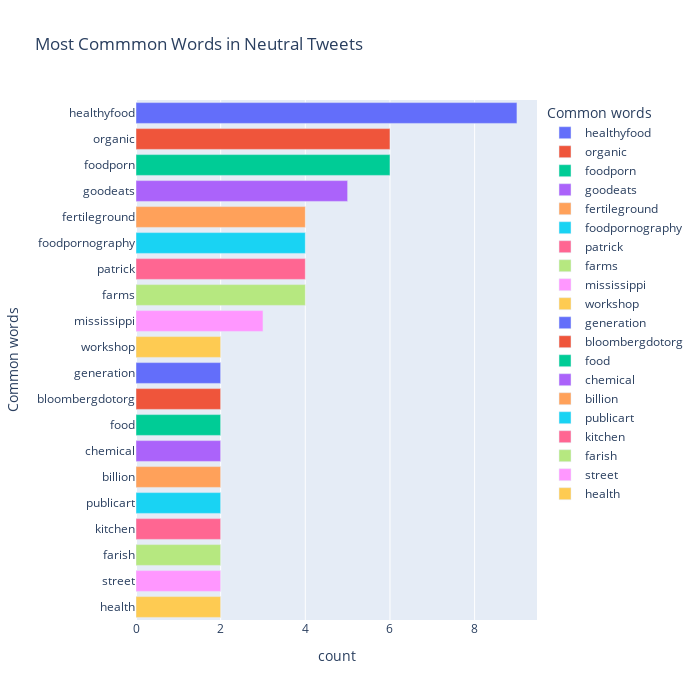

Source (notebook cell):
### Code cell
fig = px.bar(temp_neutral, x="count", y="Common words", title='Most Commmon Words in Neutral Tweets', orientation='h', 
             width=700, height=700,color='Common words')
fig.show()

### Figure 1 — Plotly figure (JSON) as saved in the notebook; plotly's stock layout.template omitted (floating-point values rounded to 4 significant figures)
{"data": [{"alignmentgroup": "True", "hovertemplate": "Common words=%{y}<br>count=%{x}<extra></extra>", "legendgroup": "healthyfood", "marker": {"color": "#636efa"}, "name": "healthyfood", "offsetgroup": "healthyfood", "orientation": "h", "showlegend": true, "textposition": "auto", "type": "bar", "x": [9], "xaxis": "x", "y": ["healthyfood"], "yaxis": "y"}, {"alignmentgroup": "True", "hovertemplate": "Common words=%{y}<br>count=%{x}<extra></extra>", "legendgroup": "organic", "marker": {"color": "#EF553B"}, "name": "organic", "offsetgroup": "organic", "orientation": "h", "showlegend": true, "textposition": "auto", "type": "bar", "x": [6], "xaxis": "x", "y": ["organic"], "yaxis": "y"}, {"alignmentgroup": "True", "hovertemplate": "Common words=%{y}<br>count=%{x}<extra></extra>", "legendgroup": "foodporn", "marker": {"color": "#00cc96"}, "name": "foodporn", "offsetgroup": "foodporn", "orientation": "h", "showlegend": true, "textposition": "auto", "type": "bar", "x": [6], "xaxis": "x", "y": ["foodporn"], "yaxis": "y"}, {"alignmentgroup": "True", "hovertemplate": "Common words=%{y}<br>count=%{x}<extra></extra>", "legendgroup": "goodeats", "marker": {"color": "#ab63fa"}, "name": "goodeats", "offsetgroup": "goodeats", "orientation": "h", "showlegend": true, "textposition": "auto", "type": "bar", "x": [5], "xaxis": "x", "y": ["goodeats"], "yaxis": "y"}, {"alignmentgroup": "True", "hovertemplate": "Common words=%{y}<br>count=%{x}<extra></extra>", "legendgroup": "fertileground", "marker": {"color": "#FFA15A"}, "name": "fertileground", "offsetgroup": "fertileground", "orientation": "h", "showlegend": true, "textposition": "auto", "type": "bar", "x": [4], "xaxis": "x", "y": ["fertileground"], "yaxis": "y"}, {"alignmentgroup": "True", "hovertemplate": "Common words=%{y}<br>count=%{x}<extra></extra>", "legendgroup": "foodpornography", "marker": {"color": "#19d3f3"}, "name": "foodpornography", "offsetgroup": "foodpornography", "orientation": "h", "showlegend": true, "textposition": "auto", "type": "bar", "x": [4], "xaxis": "x", "y": ["foodpornography"], "yaxis": "y"}, {"alignmentgroup": "True", "hovertemplate": "Common words=%{y}<br>count=%{x}<extra></extra>", "legendgroup": "patrick", "marker": {"color": "#FF6692"}, "name": "patrick", "offsetgroup": "patrick", "orientation": "h", "showlegend": true, "textposition": "auto", "type": "bar", "x": [4], "xaxis": "x", "y": ["patrick"], "yaxis": "y"}, {"alignmentgroup": "True", "hovertemplate": "Common words=%{y}<br>count=%{x}<extra></extra>", "legendgroup": "farms", "marker": {"color": "#B6E880"}, "name": "farms", "offsetgroup": "farms", "orientation": "h", "showlegend": true, "textposition": "auto", "type": "bar", "x": [4], "xaxis": "x", "y": ["farms"], "yaxis": "y"}, {"alignmentgroup": "True", "hovertemplate": "Common words=%{y}<br>count=%{x}<extra></extra>", "legendgroup": "mississippi", "marker": {"color": "#FF97FF"}, "name": "mississippi", "offsetgroup": "mississippi", "orientation": "h", "showlegend": true, "textposition": "auto", "type": "bar", "x": [3], "xaxis": "x", "y": ["mississippi"], "yaxis": "y"}, {"alignmentgroup": "True", "hovertemplate": "Common words=%{y}<br>count=%{x}<extra></extra>", "legendgroup": "workshop", "marker": {"color": "#FECB52"}, "name": "workshop", "offsetgroup": "workshop", "orientation": "h", "showlegend": true, "textposition": "auto", "type": "bar", "x": [2], "xaxis": "x", "y": ["workshop"], "yaxis": "y"}, {"alignmentgroup": "True", "hovertemplate": "Common words=%{y}<br>count=%{x}<extra></extra>", "legendgroup": "generation", "marker": {"color": "#636efa"}, "name": "generation", "offsetgroup": "generation", "orientation": "h", "showlegend": true, "textposition": "auto", "type": "bar", "x": [2], "xaxis": "x", "y": ["generation"], "yaxis": "y"}, {"alignmentgroup": "True", "hovertemplate": "Common words=%{y}<br>count=%{x}<extra></extra>", "legendgroup": "bloombergdotorg", "marker": {"color": "#EF553B"}, "name": "bloombergdotorg", "offsetgroup": "bloombergdotorg", "orientation": "h", "showlegend": true, "textposition": "auto", "type": "bar", "x": [2], "xaxis": "x", "y": ["bloombergdotorg"], "yaxis": "y"}, {"alignmentgroup": "True", "hovertemplate": "Common words=%{y}<br>count=%{x}<extra></extra>", "legendgroup": "food", "marker": {"color": "#00cc96"}, "name": "food", "offsetgroup": "food", "orientation": "h", "showlegend": true, "textposition": "auto", "type": "bar", "x": [2], "xaxis": "x", "y": ["food"], "yaxis": "y"}, {"alignmentgroup": "True", "hovertemplate": "Common words=%{y}<br>count=%{x}<extra></extra>", "legendgroup": "chemical", "marker": {"color": "#ab63fa"}, "name": "chemical", "offsetgroup": "chemical", "orientation": "h", "showlegend": true, "textposition": "auto", "type": "bar", "x": [2], "xaxis": "x", "y": ["chemical"], "yaxis": "y"}, {"alignmentgroup": "True", "hovertemplate": "Common words=%{y}<br>count=%{x}<extra></extra>", "legendgroup": "billion", "marker": {"color": "#FFA15A"}, "name": "billion", "offsetgroup": "billion", "orientation": "h", "showlegend": true, "textposition": "auto", "type": "bar", "x": [2], "xaxis": "x", "y": ["billion"], "yaxis": "y"}, {"alignmentgroup": "True", "hovertemplate": "Common words=%{y}<br>count=%{x}<extra></extra>", "legendgroup": "publicart", "marker": {"color": "#19d3f3"}, "name": "publicart", "offsetgroup": "publicart", "orientation": "h", "showlegend": true, "textposition": "auto", "type": "bar", "x": [2], "xaxis": "x", "y": ["publicart"], "yaxis": "y"}, {"alignmentgroup": "True", "hovertemplate": "Common words=%{y}<br>count=%{x}<extra></extra>", "legendgroup": "kitchen", "marker": {"color": "#FF6692"}, "name": "kitchen", "offsetgroup": "kitchen", "orientation": "h", "showlegend": true, "textposition": "auto", "type": "bar", "x": [2], "xaxis": "x", "y": ["kitchen"], "yaxis": "y"}, {"alignmentgroup": "True", "hovertemplate": "Common words=%{y}<br>count=%{x}<extra></extra>", "legendgroup": "farish", "marker": {"color": "#B6E880"}, "name": "farish", "offsetgroup": "farish", "orientation": "h", "showlegend": true, "textposition": "auto", "type": "bar", "x": [2], "xaxis": "x", "y": ["farish"], "yaxis": "y"}, {"alignmentgroup": "True", "hovertemplate": "Common words=%{y}<br>count=%{x}<extra></extra>", "legendgroup": "street", "marker": {"color": "#FF97FF"}, "name": "street", "offsetgroup": "street", "orientation": "h", "showlegend": true, "textposition": "auto", "type": "bar", "x": [2], "xaxis": "x", "y": ["street"], "yaxis": "y"}, {"alignmentgroup": "True", "hovertemplate": "Common words=%{y}<br>count=%{x}<extra></extra>", "legendgroup": "health", "marker": {"color": "#FECB52"}, "name": "health", "offsetgroup": "health", "orientation": "h", "showlegend": true, "textposition": "auto", "type": "bar", "x": [2], "xaxis": "x", "y": ["health"], "yaxis": "y"}], "layout": {"barmode": "relative", "height": 700, "legend": {"title": {"text": "Common words"}, "tracegroupgap": 0}, "title": {"text": "Most Commmon Words in Neutral Tweets"}, "width": 700, "xaxis": {"anchor": "y", "domain": [0, 1], "title": {"text": "count"}}, "yaxis": {"anchor": "x", "categoryarray": ["health", "street", "farish", "kitchen", "publicart", "billion", "chemical", "food", "bloombergdotorg", "generation", "workshop", "mississippi", "farms", "patrick", "foodpornography", "fertileground", "goodeats", "foodporn", "organic", "healthyfood"], "categoryorder": "array", "domain": [0, 1], "title": {"text": "Common words"}}}}
